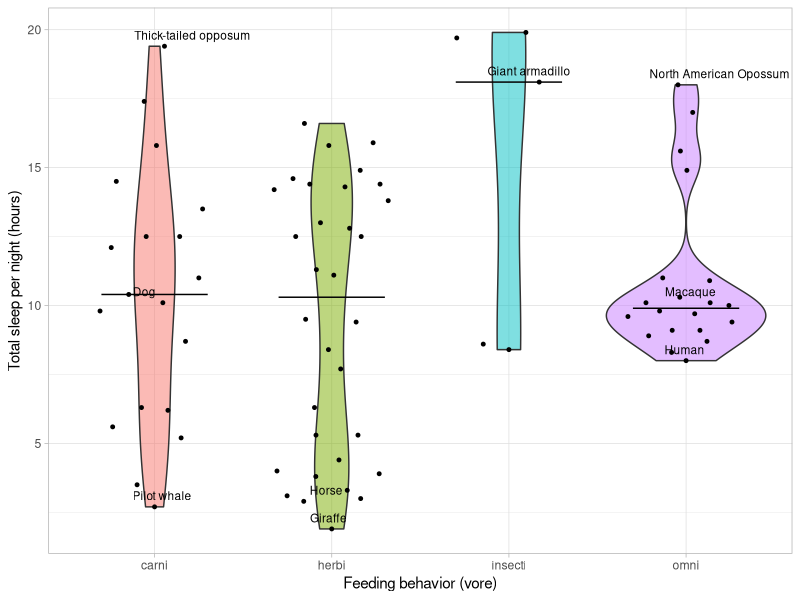

Source code (R):
## ---- chunk 1
dir.create("example")
## ---- chunk 2
library(tidyverse)
data("msleep")
msleep2 <- msleep %>%
    select(name, vore, sleep_total) %>%
    filter(!is.na(vore))
## ---- chunk 3
sleepiest <- top_n(msleep2, 5, sleep_total) %>% .[c(1,3,5),]
least_sleepy <- top_n(msleep2, -3, sleep_total)
middle <- msleep2 %>% filter(name %in% c("Dog", "Human", "Macaque"))

annots <- bind_rows(sleepiest, least_sleepy, middle)
## ---- chunk 4
library(ggbeeswarm)
library(ggrepel)
ggplot(msleep2, aes(vore, fill = vore, sleep_total)) +
    geom_violin(alpha = 0.5) +
    geom_quasirandom(size = 1) +
    geom_text_repel(aes(label = name), size = 3, data = annots, hjust = 0, vjust = 1) +
    stat_summary(fun = median, geom = "crossbar", width = 0.6, size = 0.2) +
    labs(x = "Feeding behavior (vore)", y = "Total sleep per night (hours)") +
    guides(fill = "none") +
    theme_light()
